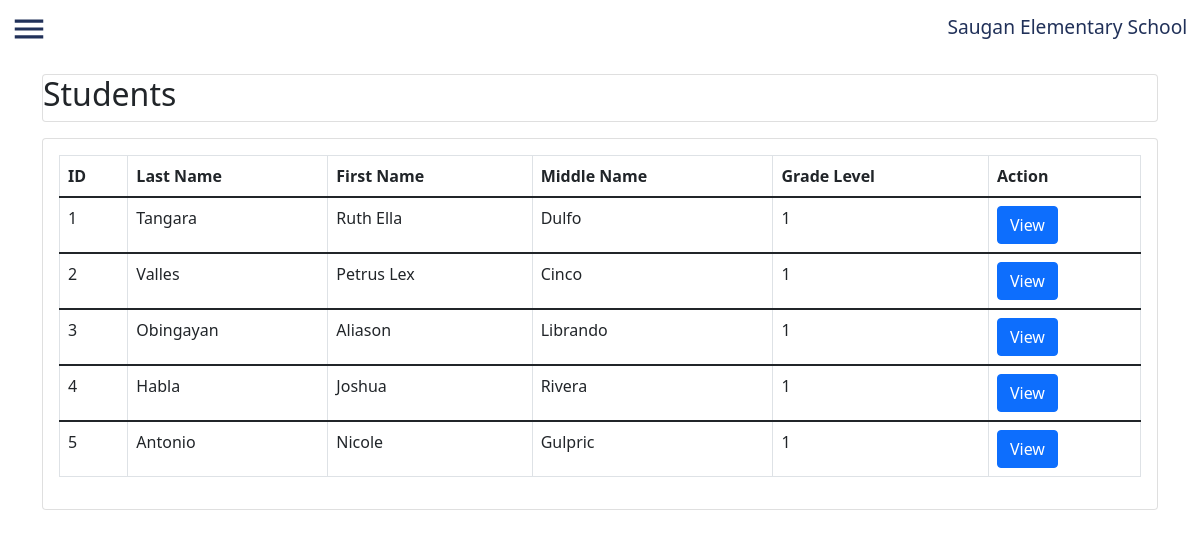
Page /student-list.php on the committed database.
### tables this page shows
CREATE TABLE `students` (
  `id` int(11) NOT NULL,
  `lname` varchar(20) NOT NULL,
  `fname` varchar(20) NOT NULL,
  `mname` varchar(20) NOT NULL,
  `gradelvl` varchar(5) NOT NULL
);

### student-list.php (the view, shortened to what this page needs)
<?php
include ('connect.php')
?>
<!DOCTYPE html>
<html>
<head>
 	<link href="https://cdn.jsdelivr.net/npm/bootstrap@5.1.3/dist/css/bootstrap.min.css" rel="stylesheet">
  	<link rel="stylesheet" type="text/css" href="sidebarother.css">
  	<link rel="stylesheet" type="text/css" href="homepageother.css">
    <link rel="stylesheet" type="text/css" href="classroom.css">
</head>
<body>
<section class="headerhome">
	<svg xmlns="http://www.w3.org/2000/svg" height="24" viewBox="0 0 24 24" width="24" id="hamburger"> <path d="M0 0h24v24H0z" fill="none" /> <path d="M3 18h18v-2H3v2zm0-5h18v-2H3v2zm0-7v2h18V6H3z" /></svg>
	<a href="teacherhome.php" class="linkhome" id="linkhome">Saugan Elementary School</a>
</section>
	<div class="container">
		<div class ="jumbotron">
			<div class="card my-3">
				<h2>Students</h2>
			</div>
				<div class="card">
					<div class="card-body">
					<?php
						$query = "SELECT * from `students`";
						$query_run = mysqli_query($con,$query);
					?>
					<div class ="table-responsive col-lg-12">	<table id="datatableid" class="table table-bordered">
							  <thead>
							    <tr>
							      <th scope="col">ID</th>
							      <th scope="col">Last Name</th>
							      <th scope="col">First Name</th>
							      <th scope="col">Middle Name</th>
							      <th scope="col">Grade Level</th>
							      <th scope="col">Action</th>
							    </tr>
							  </thead>
					<?php
						if ($query_run)
							{
								foreach ($query_run as $row)
							{
					?>
							  <tbody>
							    <tr>
							      <td><?php echo $row['id']; ?></td>
							      <td><?php echo $row['lname']; ?></td>
							      <td><?php echo $row['fname']; ?></td>
							      <td><?php echo $row['mname']; ?></td>
							      <td><?php echo $row['gradelvl']; ?></td>
							      <td>
							      	<a href="overall1.php" class="btn btn-primary">View</button>
							      </td>
							    </tr>
							  </tbody>
					<?php
							}
						}
						else{
						echo "Data does not exist";
						}
					?>
							</table>
						</div>
					</div>
				</div>
		</div>
	</div>
</body>
</html>

### sidebarother.css (style rules this page uses)
body { margin: 0; padding: 0; }
#hamburger { fill: #213159; height: 38px; width: 38px; margin: 10px; cursor: pointer; }

### homepageother.css (style rules this page uses)
.linkhome { font-size: 1.2rem; text-decoration: none; color: #213159; padding: 0.8rem; float: right; transition: .3s ease; }

### rows in the picture
students: id "1", lname "Tangara", fname "Ruth Ella", mname "Dulfo", gradelvl "1"
students: id "2", lname "Valles", fname "Petrus Lex", mname "Cinco", gradelvl "1"
students: id "3", lname "Obingayan", fname "Aliason", mname "Librando", gradelvl "1"
students: id "4", lname "Habla", fname "Joshua", mname "Rivera", gradelvl "1"
students: id "5", lname "Antonio", fname "Nicole", mname "Gulpric", gradelvl "1"
